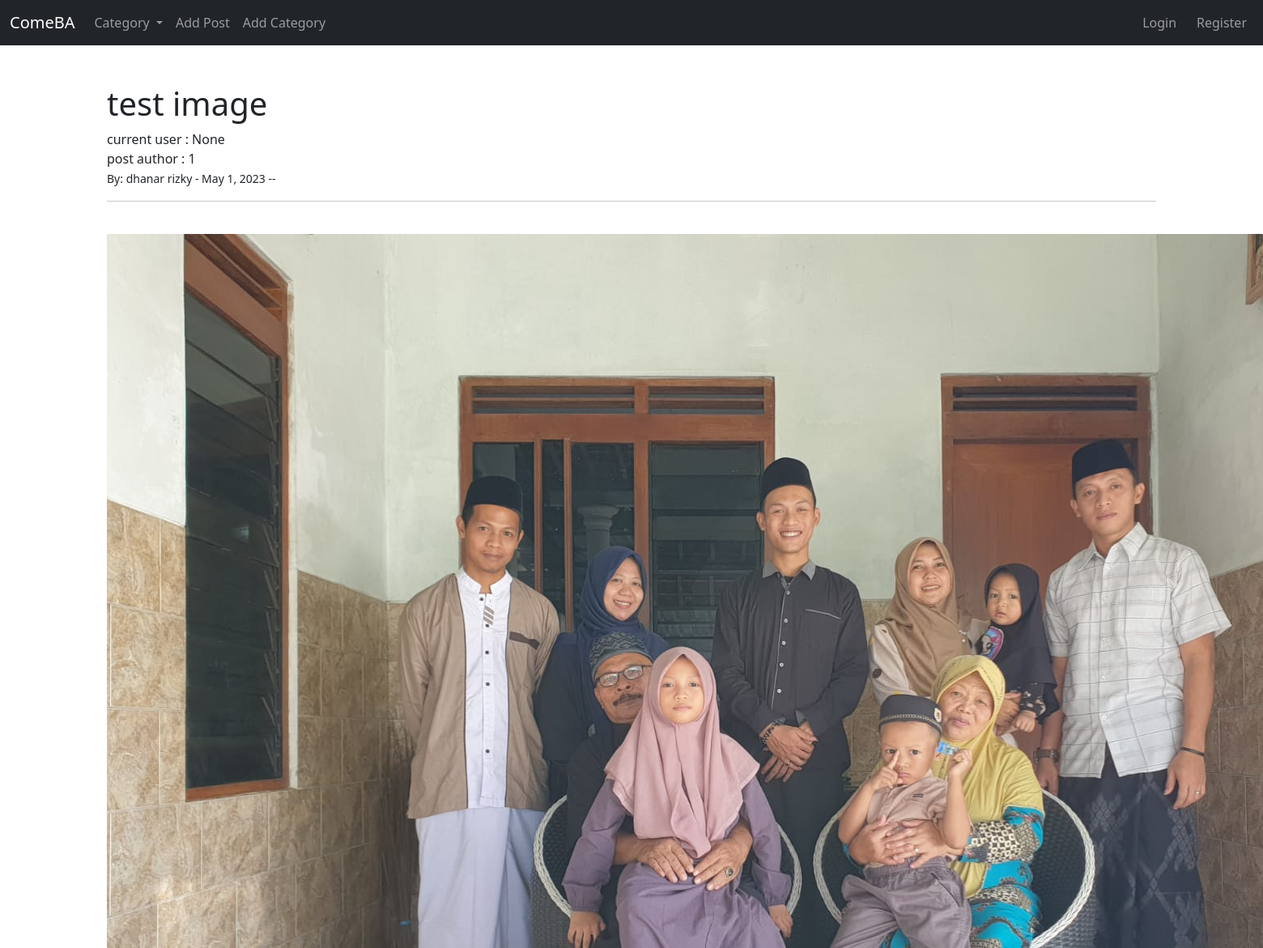
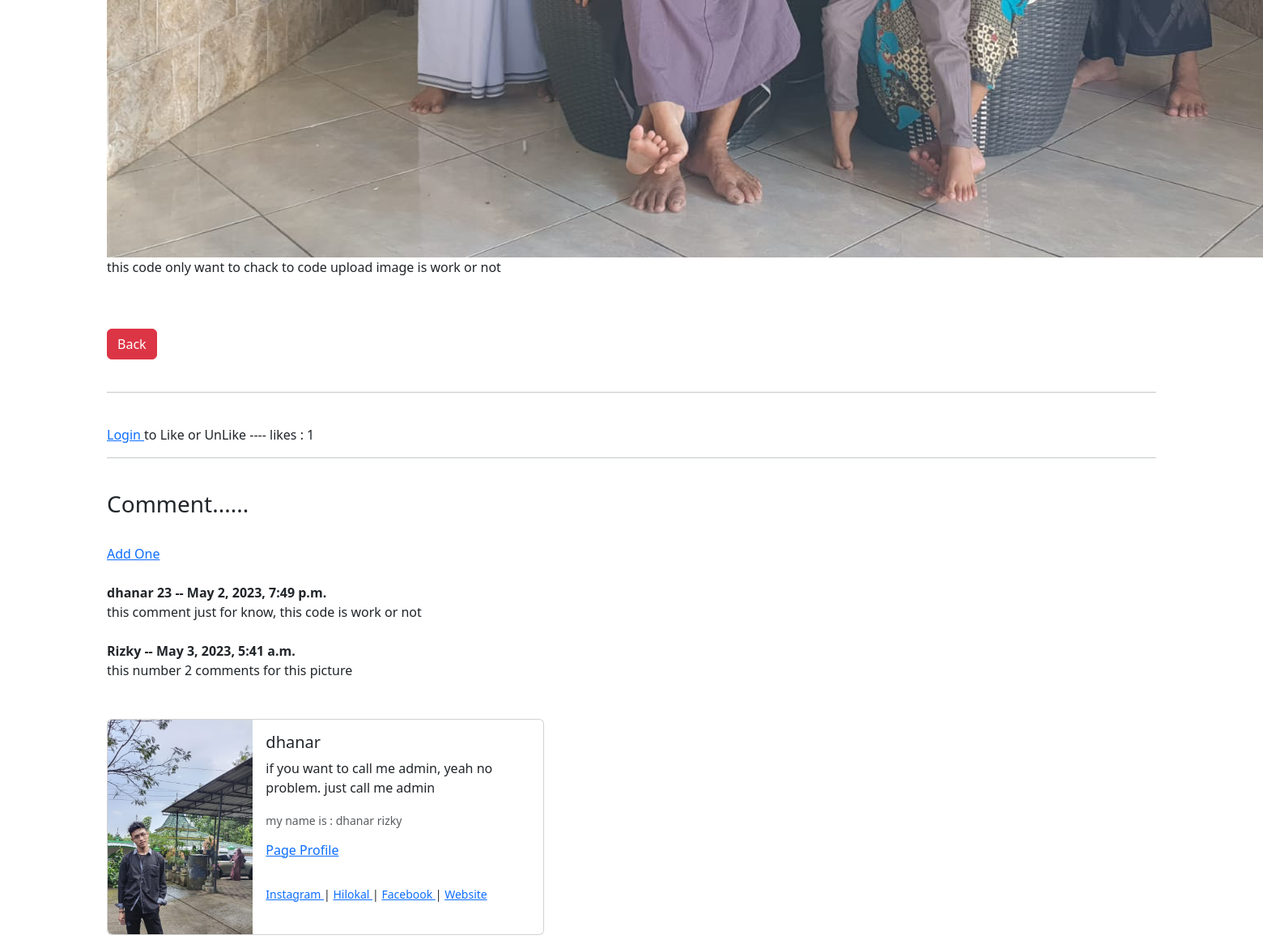
Screenshot of /article/15 with the database file from the repository (2 pictures, top to bottom).
### artikelBlog/models.py (models this page shows, shortened)
class Post(models.Model):
    title =  models.CharField(max_length=255)
    header_image = models.ImageField(null=True, blank=True, upload_to='images/')
    title_tag = models.CharField(max_length=255, default= 'artikelBlog')
    author = models.ForeignKey(User, on_delete=models.CASCADE)
    body = RichTextField(blank=True, null=True)
    post_date = models.DateField(auto_now_add=True)
    category = models.CharField(max_length=255, default='thisDefaultOfCategory')
    snippets = models.CharField(max_length=255, default='click Link above to read Blog Post ....')
    likes = models.ManyToManyField(User,related_name='blog_posts')
    def total_likes(self):
        return self.likes.count()

class Comment(models.Model):
    post = models.ForeignKey(Post, related_name='comments', on_delete=models.CASCADE)
    name = models.CharField(max_length=255)
    body = models.TextField()
    date_added = models.DateTimeField(auto_now_add=True)

class Profile(models.Model):
    user = models.OneToOneField(User, null=True,on_delete=models.CASCADE)
    bio = models.TextField()
    profile_pic =models.ImageField(null=True,blank=True)
    instagram_url =  models.CharField(max_length=255, null=True, blank=True)
    hilokal_url =  models.CharField(max_length=255, null=True, blank=True)
    facebook_url =  models.CharField(max_length=255, null=True, blank=True)
    website_url =  models.CharField(max_length=255, null=True, blank=True)

### artikelBlog/views.py (the view)
# urls.py: path('article/<int:pk>', views.ArticleDetailView.as_view(), name='article-detail'),
class ArticleDetailView(DetailView):
    model = Post
    template_name = 'Blog/article_detail.html'
    def get_context_data(self, *args,**kwargs):
        cat_menu = Category.objects.all()
        context = super(ArticleDetailView, self).get_context_data(*args,**kwargs)
        stuff = get_object_or_404(Post, id=self.kwargs['pk'])
        total_likes = stuff.total_likes()
        liked=False
        if stuff.likes.filter(id=self.request.user.id).exists():
            liked = True
        context["cat_menu"] = cat_menu # for return this value
        context["total_likes"] = total_likes # for return this value
        context["liked"] = liked # for return this value
        return context

### artikelBlog/models.py (called while the page is built)
    def __str__(self) :
        return self.name

### artikelBlog/templates/Blog/article_detail.html (shortened to what this page needs)
{% extends 'Blog/base.html' %}
{% load static %}
{% block content %}
<h1>{{ post.title }}</h1>
current user : {{ user.id }} <br/>
post author : {{ post.author.id }} <br/>
<small>By: {{ post.author.first_name }}
    {{ post.author.last_name }} -  {{ post.post_date }} --
</small><br/><hr><br/>
{% if post.header_image %}
    <img src='{{ post.header_image.url }}'>
{% endif %}
{{ post.body | safe }}
<br/><br/>
<a href='{% url "homePage" %}' class="btn btn-danger" >Back</a>
<br/><br/>
<hr><br/>
<form action="{% url 'like_post' post.pk %}" method = "POST">
{% if user.is_authenticated %}
    {% csrf_token %}
    {% if not liked %}
        <button type="submit" name="post_id" value = "{{ post.id }}" class ="btn btn-primary btn-sm">Like</button>
    {% else %}
        <button type="submit" name="post_id" value = "{{ post.id }}" class ="btn btn-danger btn-sm">UnLike</button>
    {% endif %}
{% else %}
<a href='{% url "login" %}'> Login </a> to Like or UnLike
{% endif %}
    ----  likes : {{ total_likes }}
</form>
    <hr>
<br/>
<h3>Comment......</h3>
<br/>
{% if not post.comments.all %}
  No comment yet...<a href="{% url 'comment-section' post.pk %}">Add One</a>
{% else %}
<a href="{% url 'comment-section' post.pk %}">Add One</a>
<br/>
{% for comment in post.comments.all %}
  <br/>
    <strong>
      {{ comment.name }} -- {{ comment.date_added }}
    </strong>
    <br/>
    {{ comment.body }}
    <br/>
  {% endfor %}
{% endif %}
<br/><br/>
<div class="card mb-3" style="max-width: 540px;">
    <div class="row g-0">
      <div class="col-md-4">
        {% if post.author.profile.profile_pic.url %}
          <img src="{{ post.author.profile.profile_pic.url }} " class="img-fluid rounded-start" alt="...">
        {% else %}
          <img src="{% static 'artikelBlog/images/defaul_profile_pic.jpg' %} " class="img-fluid rounded-start" alt="my image">
        {% endif %}
      </div>
      <div class="col-md-8">
        <div class="card-body">
          <h5 class="card-title">
            {{ post.author.first_name }}
          </h5>
          <p class="card-text">
            {{ post.author.profile.bio }}</p>
          <p class="card-text"><small class="text-body-secondary">
            my name is : {{ post.author.first_name }} {{ post.author.last_name }}
            </small></p>
            <small>
              <h6>
                <a href="{% url 'profile-detile-page' post.author.profile.id %}"> Page Profile</a>
              </h6><br/>
              {% if post.author.profile.instagram_url %}
                <a href="{{ post.author.profile.instagram_url }}">Instagram </a>|
              {% endif %}
              {% if post.author.profile.hilokal_url %}
                <a href="{{ post.author.profile.hilokal_url }}">Hilokal </a>|
              {% endif %}
              {% if post.author.profile.facebook_url %}
                <a href="{{ post.author.profile.facebook_url }}">Facebook </a>|
              {% endif %}
              {% if post.author.profile.website_url %}
                <a href="{{ post.author.profile.website_url }}">Website </a>
              {% endif %}
            </small>
        </div>
      </div>
    </div>
  </div>
{% endblock content %}

### artikelBlog/templates/Blog/base.html (shortened to what this page needs)
<!doctype html>
<html lang="en">
  <head>
    <link href="https://cdn.jsdelivr.net/npm/bootstrap@5.3.0-alpha3/dist/css/bootstrap.min.css" rel="stylesheet">
  </head>
  <body>
    <nav class="navbar navbar-expand-lg navbar-dark bg-dark">
        <div class="container-fluid">
          <a class="navbar-brand" href="{% url 'homePage' %}">ComeBA</a>
          <div class="collapse navbar-collapse" id="navbarSupportedContent">
            <ul class="navbar-nav me-auto mb-2 mb-lg-0">
              {% if cat_menu %}
                <li class="nav-item dropdown">
                  <a class="nav-link dropdown-toggle" href="#" role="button" data-bs-toggle="dropdown" aria-expanded="false">
                    Category
                  </a>
                </li>
              {% else %}
                <li class="nav-item">
                  <a class="nav-link" href="{% url 'category-list' %}">Categorys</a>
                </li>
              {% endif %}
                <li class="nav-item">
                  <a class="nav-link" href="{% url 'post_add' %}">Add Post</a>
                </li>
                <li class="nav-item">
                  <a class="nav-link" href="{% url 'add-category' %}">Add Category</a>
                </li>
            </ul>
              <ul class="navbar-nav ml-auto" >
                <li class=nav-item>
                  {% if user.is_authenticated %}
                  <li class="nav-item dropdown">
                    <a class="nav-link dropdown-toggle" href="#" role="button" data-bs-toggle="dropdown" aria-expanded="false">
                      {{ user.first_name }} {{ user.last_name }}
                    </a>
                    <ul class="dropdown-menu">
                      <li><a class="dropdown-item" href="{% url 'edit_profile' %}">Edit Setting</a></li>
                      {% if user.profile.id %}
                        <li><a class="dropdown-item" href="{% url 'profile-edit-page' user.profile.id %}">Edite Profile Page</a></li>
                        <li><a class="dropdown-item" href="{% url 'profile-detile-page' user.profile.id %}">Show Profile Detile</a></li>
                        <li>
                          <a class="dropdown-item" href="{% url 'logout' %}">Logout</a>
                        </li>
                      {% else %}
                        <li><a class="dropdown-item" href="{% url 'create-profile' %}">Create Profile</a></li>
                        <li>
                          <a class="dropdown-item" href="{% url 'logout' %}">Logout</a>
                        </li>
                      {% endif %}
                    </ul>
                  </li>|
                {% else %}
                  <li class="nav-item">
                    <a class="nav-link" href="{% url 'login' %}">Login</a>
                  </li> |
                  <li class="nav-item">
                    <a class="nav-link" href="{% url 'register-page' %}">Register</a>
                  </li>
                {% endif %}
                </li>
              </ul>
          </div>
        </div>
      </nav>
    <br/><br/>
    <div class='container'>
    {% block content %}{% endblock content %}
    </div>
  </body>
</html>

### rows the page displays
Post: title "test image", author.id "1", author.first_name "dhanar", author.last_name "rizky", post_date "May 1, 2023", header_image (picture), body "this code only want to chack to code upload image is work or not", author.profile.profile_pic (picture), author.profile.bio "if you want to call me admin, yeah no problem. just call me admin"
Comment: name "dhanar 23", date_added "May 2, 2023, 7:49 p.m.", body "this comment just for know, this code is work or not"
Comment: name "Rizky", date_added "May 3, 2023, 5:41 a.m.", body "this number 2 comments for this picture"

### other values shown
{{ user.id }} "None"
{{ total_likes }} "1"
